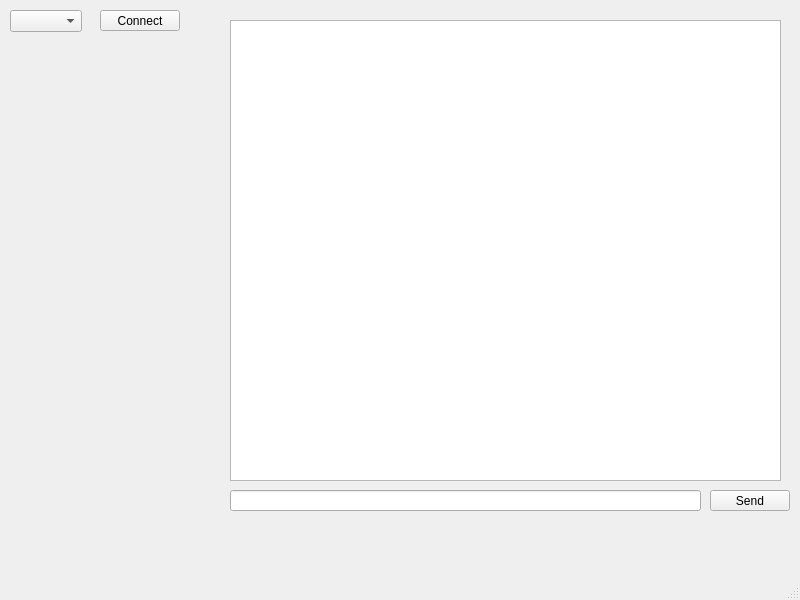
<?xml version="1.0" encoding="UTF-8"?>
<ui version="4.0">
 <class>MainWindow</class>
 <widget class="QMainWindow" name="MainWindow">
  <property name="geometry">
   <rect>
    <x>0</x>
    <y>0</y>
    <width>800</width>
    <height>600</height>
   </rect>
  </property>
  <property name="windowTitle">
   <string>MainWindow</string>
  </property>
  <widget class="QWidget" name="centralwidget">
   <widget class="QComboBox" name="comboBox">
    <property name="geometry">
     <rect>
      <x>10</x>
      <y>10</y>
      <width>72</width>
      <height>22</height>
     </rect>
    </property>
   </widget>
   <widget class="QPushButton" name="pushButton">
    <property name="geometry">
     <rect>
      <x>100</x>
      <y>10</y>
      <width>80</width>
      <height>21</height>
     </rect>
    </property>
    <property name="text">
     <string>Connect</string>
    </property>
   </widget>
   <widget class="QTextBrowser" name="textBrowser">
    <property name="geometry">
     <rect>
      <x>230</x>
      <y>20</y>
      <width>551</width>
      <height>461</height>
     </rect>
    </property>
   </widget>
   <widget class="QLineEdit" name="lineEdit">
    <property name="geometry">
     <rect>
      <x>230</x>
      <y>490</y>
      <width>471</width>
      <height>21</height>
     </rect>
    </property>
   </widget>
   <widget class="QPushButton" name="pushButton_2">
    <property name="geometry">
     <rect>
      <x>710</x>
      <y>490</y>
      <width>80</width>
      <height>21</height>
     </rect>
    </property>
    <property name="text">
     <string>Send</string>
    </property>
   </widget>
  </widget>
  <widget class="QMenuBar" name="menubar">
   <property name="geometry">
    <rect>
     <x>0</x>
     <y>0</y>
     <width>800</width>
     <height>20</height>
    </rect>
   </property>
  </widget>
  <widget class="QStatusBar" name="statusbar"/>
 </widget>
 <resources/>
 <connections/>
</ui>
